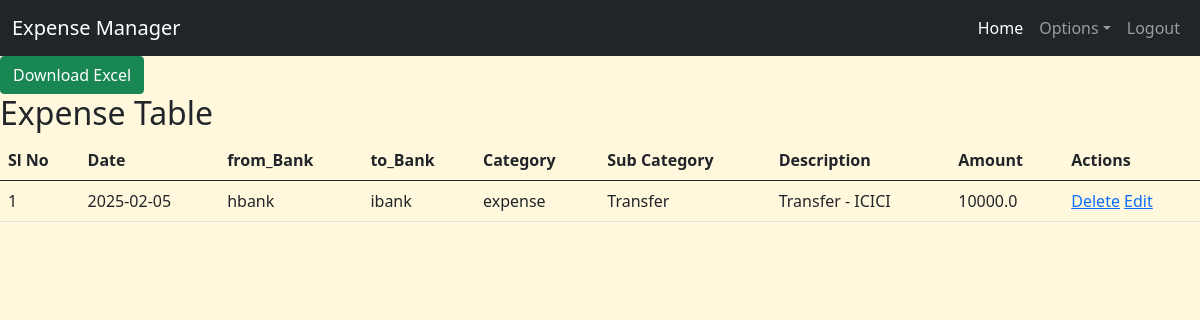
Screenshot of /view (signed in) with the database file from the repository.
### app.py (models this page shows)
class IncomeExpenseManager(db.Model):
    id = db.Column(db.Integer, primary_key=True)
    date = db.Column(db.Date, nullable=False)
    from_bank = db.Column(db.String(10), nullable=True)
    to_bank = db.Column(db.String(10), nullable=True)
    category = db.Column(db.String(20), nullable=False)
    sub_category = db.Column(db.String(50), nullable=False)
    description = db.Column(db.String(100), nullable=False)
    amount = db.Column(db.Float, nullable=False)
    user_id = db.Column(db.Integer, db.ForeignKey('user.id'), nullable=False)  # NEW: Link expense to user
    user = db.relationship('User', backref=db.backref('expenses', lazy=True))  # NEW: Relationship

### app.py (the view)
@app.route('/view')
@login_required
def view_expenses():
    expenses = IncomeExpenseManager.query.filter_by(user_id=current_user.id).order_by(IncomeExpenseManager.date.desc()).all()
    return render_template('view_expenses.html', expenses=expenses)

### app.py (called while the page is built)
@login_manager.user_loader
def load_user(user_id):
    return User.query.get(int(user_id))  # Fetch user from database

### templates/view_expenses.html
{% extends 'base.html' %}
{% block content %}
<a href="{{ url_for('export_to_excel') }}" class="btn btn-success">Download Excel</a>
<br>
<h2> Expense Table </h2>
<table class="table">
    <thead>
        <tr>
            <th>Sl No</th>
            <th>Date</th>
            <th>from_Bank</th>
            <th>to_Bank</th>
            <th>Category</th>
            <th>Sub Category</th>
            <th>Description</th>
            <th>Amount</th>
            <th>Actions</th>
        </tr>
    </thead>
    <tbody>
        {% for expense in expenses %}
        <tr>
            <td>{{expense.id}}</td>
            <td>{{expense.date}}</td>
            <td>{{expense.from_bank}}</td>
            <td>{{expense.to_bank}}</td>
            <td>{{expense.category}}</td>
            <td>{{expense.sub_category}}</td>
            <td>{{expense.description}}</td>
            <td>{{expense.amount}}</td>
            <td>
                <a href="{{ url_for('delete_expense', id=expense.id) }}" onclick="return confirm('Are you sure you want to delete?');">Delete</a>
                <a href="{{ url_for('edit_expense', id=expense.id) }}">Edit</a>
        </td>
        </tr>
        {% endfor %}
    </tbody>
</table>
{% endblock %}

### templates/base.html (style rules this page uses)
body { background-color: cornsilk; }

### rows the page displays
IncomeExpenseManager: id "1", date "2025-02-05", from_bank "hbank", to_bank "ibank", category "expense", sub_category "Transfer", description "Transfer - ICICI", amount "10000.0"
